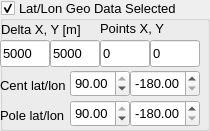
     <widget class="QGroupBox" name="geographic_group">
      <property name="enabled">
       <bool>true</bool>
      </property>
      <property name="geometry">
       <rect>
        <x>10</x>
        <y>370</y>
        <width>210</width>
        <height>131</height>
       </rect>
      </property>
      <property name="font">
       <font>
        <family>Arial</family>
        <pointsize>10</pointsize>
        <weight>50</weight>
        <bold>false</bold>
       </font>
      </property>
      <property name="title">
       <string>Lat/Lon Geo Data Selected</string>
      </property>
      <property name="checkable">
       <bool>true</bool>
      </property>
      <property name="checked">
       <bool>true</bool>
      </property>
      <widget class="QLabel" name="label_31">
       <property name="geometry">
        <rect>
         <x>0</x>
         <y>70</y>
         <width>90</width>
         <height>30</height>
        </rect>
       </property>
       <property name="font">
        <font>
         <family>Arial</family>
         <pointsize>10</pointsize>
         <weight>50</weight>
         <bold>false</bold>
        </font>
       </property>
       <property name="text">
        <string>Cent lat/lon</string>
       </property>
      </widget>
      <widget class="QLabel" name="label_34">
       <property name="geometry">
        <rect>
         <x>0</x>
         <y>100</y>
         <width>90</width>
         <height>30</height>
        </rect>
       </property>
       <property name="font">
        <font>
         <family>Arial</family>
         <pointsize>10</pointsize>
         <weight>50</weight>
         <bold>false</bold>
        </font>
       </property>
       <property name="text">
        <string>Pole lat/lon</string>
       </property>
      </widget>
      <widget class="QLineEdit" name="npylineEdit">
       <property name="geometry">
        <rect>
         <x>150</x>
         <y>40</y>
         <width>50</width>
         <height>27</height>
        </rect>
       </property>
       <property name="font">
        <font>
         <family>Arial</family>
         <pointsize>10</pointsize>
         <weight>50</weight>
         <bold>false</bold>
        </font>
       </property>
       <property name="inputMask">
        <string>000000</string>
       </property>
       <property name="text">
        <string>0</string>
       </property>
      </widget>
      <widget class="QLabel" name="label_35">
       <property name="geometry">
        <rect>
         <x>100</x>
         <y>20</y>
         <width>70</width>
         <height>17</height>
        </rect>
       </property>
       <property name="font">
        <font>
         <family>Arial</family>
         <pointsize>10</pointsize>
         <weight>50</weight>
         <bold>false</bold>
        </font>
       </property>
       <property name="text">
        <string>Points X, Y</string>
       </property>
      </widget>
      <widget class="QLabel" name="label_9">
       <property name="geometry">
        <rect>
         <x>1</x>
         <y>21</y>
         <width>90</width>
         <height>17</height>
        </rect>
       </property>
       <property name="font">
        <font>
         <family>Arial</family>
         <pointsize>10</pointsize>
         <weight>50</weight>
         <bold>false</bold>
        </font>
       </property>
       <property name="text">
        <string>Delta X, Y [m]</string>
       </property>
      </widget>
      <widget class="QLineEdit" name="npxlineEdit">
       <property name="geometry">
        <rect>
         <x>100</x>
         <y>40</y>
         <width>50</width>
         <height>27</height>
        </rect>
       </property>
       <property name="font">
        <font>
         <family>Arial</family>
         <pointsize>10</pointsize>
         <weight>50</weight>
         <bold>false</bold>
        </font>
       </property>
       <property name="inputMask">
        <string>000000</string>
       </property>
       <property name="text">
        <string>0</string>
       </property>
      </widget>
      <widget class="QLineEdit" name="dylineEdit">
       <property name="geometry">
        <rect>
         <x>50</x>
         <y>40</y>
         <width>50</width>
         <height>27</height>
        </rect>
       </property>
       <property name="font">
        <font>
         <family>Arial</family>
         <pointsize>10</pointsize>
         <weight>50</weight>
         <bold>false</bold>
        </font>
       </property>
       <property name="inputMask">
        <string>000000</string>
       </property>
       <property name="text">
        <string>5000</string>
       </property>
      </widget>
      <widget class="QLineEdit" name="dxlineEdit">
       <property name="geometry">
        <rect>
         <x>0</x>
         <y>40</y>
         <width>50</width>
         <height>27</height>
        </rect>
       </property>
       <property name="font">
        <font>
         <family>Arial</family>
         <pointsize>10</pointsize>
         <weight>50</weight>
         <bold>false</bold>
        </font>
       </property>
       <property name="inputMask">
        <string>000000</string>
       </property>
       <property name="text">
        <string>5000</string>
       </property>
      </widget>
      <widget class="QDoubleSpinBox" name="centerLatlineEdit">
       <property name="geometry">
        <rect>
         <x>70</x>
         <y>70</y>
         <width>60</width>
         <height>27</height>
        </rect>
       </property>
       <property name="font">
        <font>
         <family>Arial</family>
         <pointsize>10</pointsize>
         <weight>50</weight>
         <bold>false</bold>
        </font>
       </property>
       <property name="minimum">
        <double>-90.000000000000000</double>
       </property>
       <property name="maximum">
        <double>90.000000000000000</double>
       </property>
       <property name="value">
        <double>90.000000000000000</double>
       </property>
      </widget>
      <widget class="QDoubleSpinBox" name="PoleLatlineEdit">
       <property name="geometry">
        <rect>
         <x>70</x>
         <y>100</y>
         <width>60</width>
         <height>27</height>
        </rect>
       </property>
       <property name="font">
        <font>
         <family>Arial</family>
         <pointsize>10</pointsize>
         <weight>50</weight>
         <bold>false</bold>
        </font>
       </property>
       <property name="minimum">
        <double>-90.000000000000000</double>
       </property>
       <property name="maximum">
        <double>90.000000000000000</double>
       </property>
       <property name="value">
        <double>90.000000000000000</double>
       </property>
      </widget>
      <widget class="QDoubleSpinBox" name="centerLonlineEdit">
       <property name="geometry">
        <rect>
         <x>130</x>
         <y>70</y>
         <width>70</width>
         <height>27</height>
        </rect>
       </property>
       <property name="font">
        <font>
         <family>Arial</family>
         <pointsize>10</pointsize>
         <weight>50</weight>
         <bold>false</bold>
        </font>
       </property>
       <property name="minimum">
        <double>-180.000000000000000</double>
       </property>
       <property name="maximum">
        <double>180.000000000000000</double>
       </property>
       <property name="value">
        <double>-180.000000000000000</double>
       </property>
      </widget>
      <widget class="QDoubleSpinBox" name="PoleLonlineEdit">
       <property name="geometry">
        <rect>
         <x>130</x>
         <y>100</y>
         <width>70</width>
         <height>27</height>
        </rect>
       </property>
       <property name="font">
        <font>
         <family>Arial</family>
         <pointsize>10</pointsize>
         <weight>50</weight>
         <bold>false</bold>
        </font>
       </property>
       <property name="minimum">
        <double>-180.000000000000000</double>
       </property>
       <property name="maximum">
        <double>180.000000000000000</double>
       </property>
       <property name="value">
        <double>-180.000000000000000</double>
       </property>
      </widget>
     </widget>
